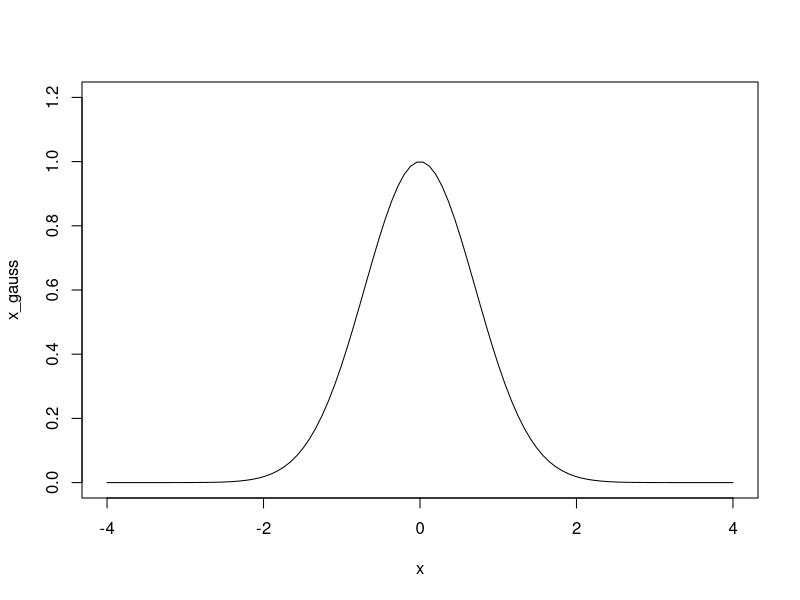
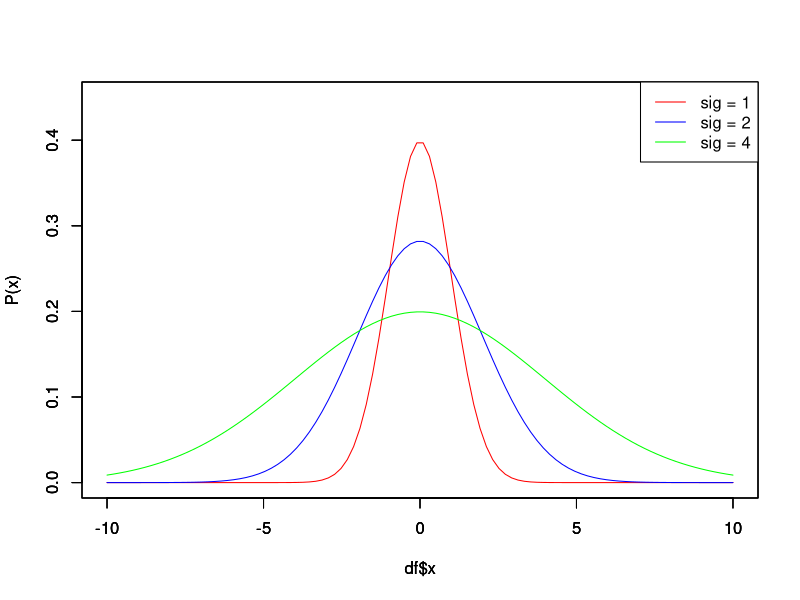
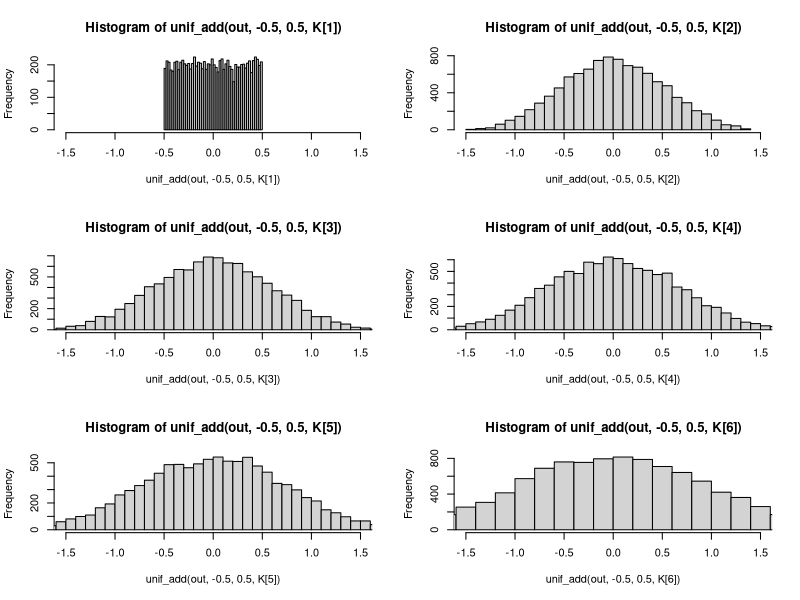

Write R code to recreate these figures, in order.
## ---- chunk 1
gaussian_func <- function(x){
  out <- exp(-x^2)
  return(out)
}
x <- seq(-4, 4, length.out = 100)
x_gauss <- gaussian_func(x)
plot(x, x_gauss, type="l", ylim = c(0, 1.2))
## ---- chunk 2
gaussian_rnd <- function(x, mu, sigma){
  out <- 1/sqrt(2*pi*sigma) * exp(-(x-mu)^2/(2*sigma^2))
  return(out)
}

x <-  seq(-10, 10, length.out = 100)

df <- data.frame(

  x = x, 
  p_x_1 = gaussian_rnd(x, mu = 0, sigma = 1),
  p_x_2 = gaussian_rnd(x, mu = 0, sigma = 2),
  p_x_4 = gaussian_rnd(x, mu = 0, sigma = 4)

)

ylim <- c(0, 0.45)
xlim <- c(-10,10)
ylab <- "P(x)"

plot(df$x, df$p_x_1, type = "l",
     ylim = ylim, xlim = xlim, col = "red", ylab = ylab)
par(new=T)
plot(df$x, df$p_x_2, type = "l",
     ylim = ylim, xlim = xlim, col = "blue", ylab = ylab)
par(new=T)
plot(df$x, df$p_x_4, type = "l",
     ylim = ylim, xlim = xlim, col = "green", ylab = ylab)
legend("topright", legend = c("sig = 1", "sig = 2", "sig = 4"),
       col = c("red", "blue", "green"),
       lty = c(1,1,1)
       )
## ---- chunk 3
out <- 10000
K <- c(1, 2, 3, 4, 5, 10)
x <- seq(-1.5, 1.5, length.out = out)
axis_x <- data.frame(
  axis1 = x / sqrt(K[1]),
  axis2 = x / sqrt(K[2]),
  axis3 = x / sqrt(K[3]),
  axis4 = x / sqrt(K[4]),
  axis5 = x / sqrt(K[5]),
  axis100 = x / sqrt(K[6])
)
# ガウス乱数の設定
s <- sqrt(K)

# 描画の設定
xlim <- c(-1.5, 1.5)

# 
unif_add <- function(x, a, b, K){
  out <- runif(x, min = a, max = b)
  if(K == 1){
    return(out)
  }else{
    for(i in 1:K){
      set.seed(i+K)
      out <- out + runif(x, min = a, max = b)
    }
    return(out)
  }
}


par(mfrow = c(3, 2))
hist(unif_add(out, -0.5, 0.5, K[1]), xlim = xlim, breaks = 40)
hist(unif_add(out, -0.5, 0.5, K[2]), xlim = xlim, breaks = 40)
hist(unif_add(out, -0.5, 0.5, K[3]), xlim = xlim, breaks = 40)
hist(unif_add(out, -0.5, 0.5, K[4]), xlim = xlim, breaks = 40)
hist(unif_add(out, -0.5, 0.5, K[5]), xlim = xlim, breaks = 40)
hist(unif_add(out, -0.5, 0.5, K[6]), xlim = xlim, breaks = 40)
